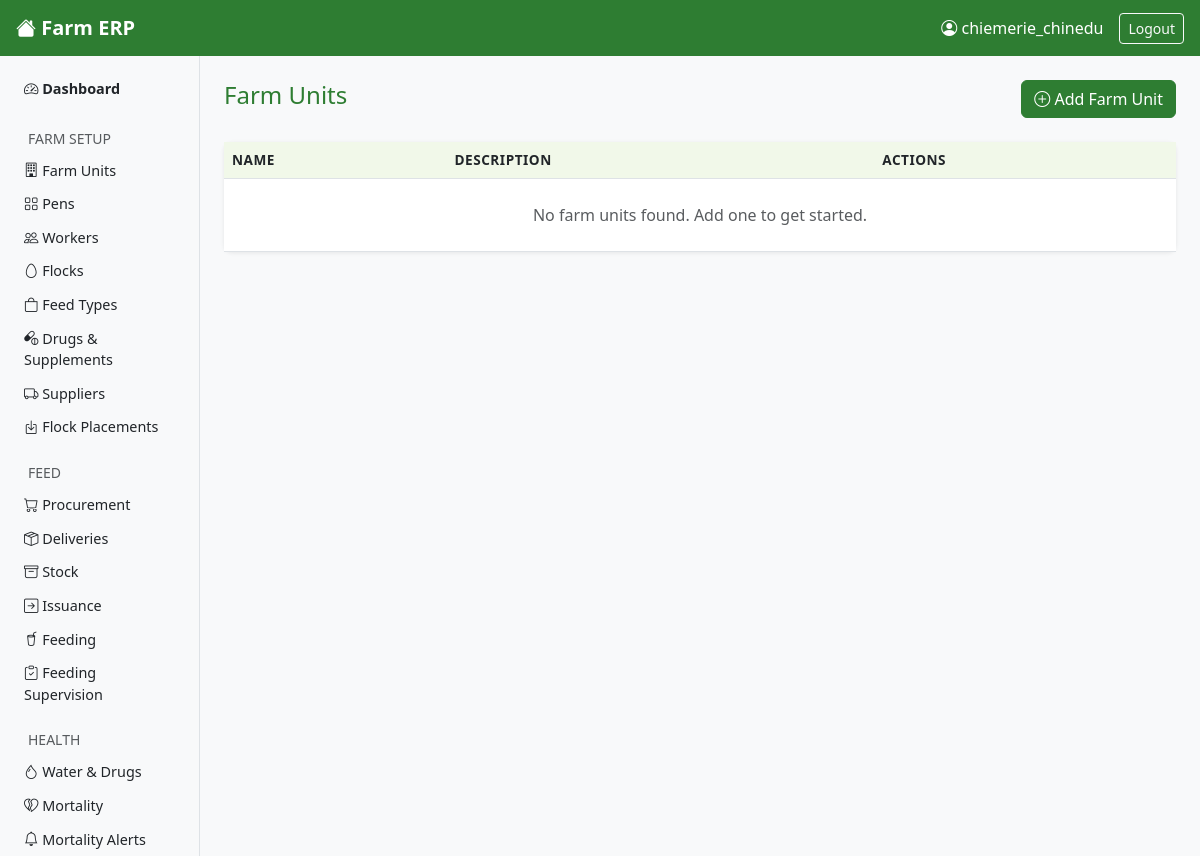
Before: /farm-units/ (signed in) with the older database file.
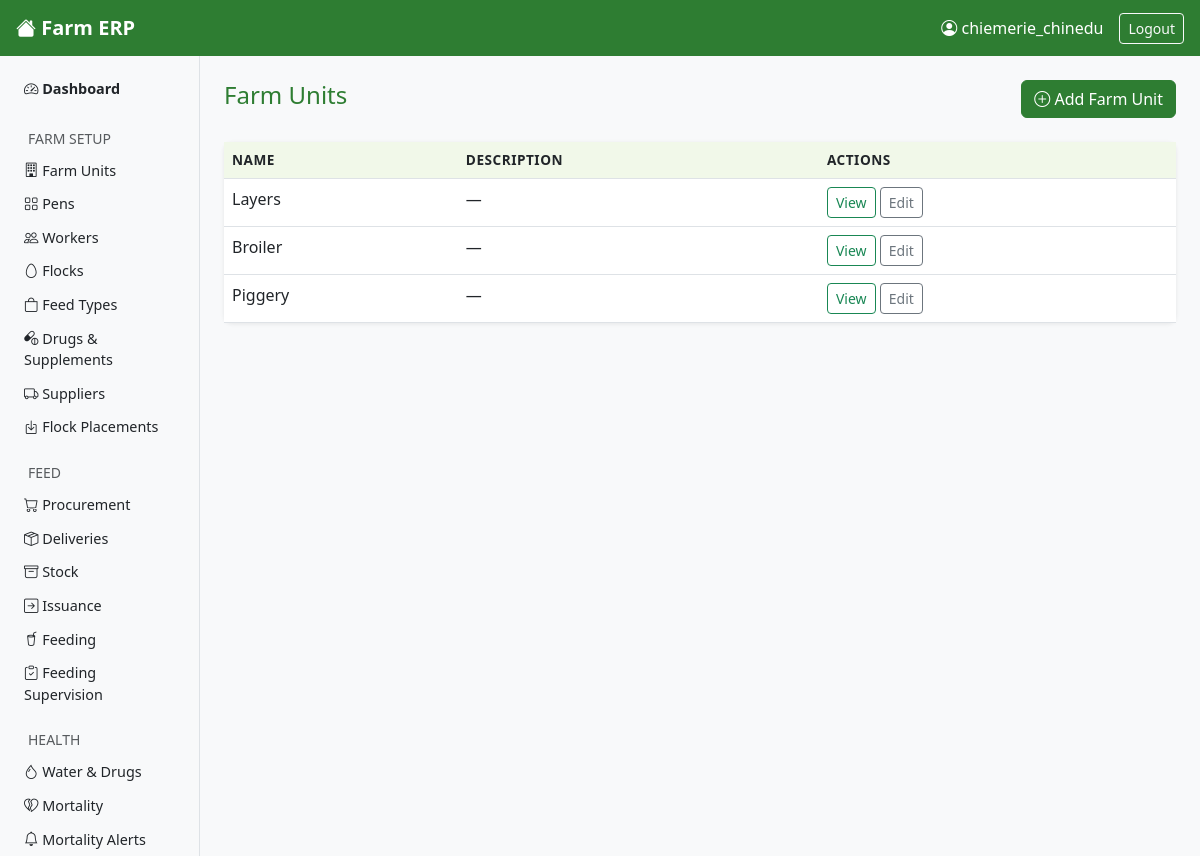
After: the same page with the newer database file.
### core/models.py (models this page shows, shortened)
class FarmUnit(models.Model):
    name = models.CharField(max_length=100)
    description = models.TextField(blank=True)

### core/views.py (the view)
# urls.py: path('farm-units/', views.FarmUnitListView.as_view(), name='farmunit-list'),
class FarmUnitListView(LoginRequiredMixin, ListView):
    model = FarmUnit
    template_name = 'core/farmunit_list.html'
    context_object_name = 'farm_units'

### core/templates/core/farmunit_list.html (shortened to what this page needs)
{% extends 'core/base.html' %}
{% block content %}
<div class="d-flex justify-content-between align-items-center mb-4">
    <h4>Farm Units</h4>
    <a href="{% url 'farmunit-create' %}" class="btn btn-success">
        <i class="bi bi-plus-circle"></i> Add Farm Unit
    </a>
</div>
<div class="card">
    <div class="card-body p-0">
        <table class="table table-hover mb-0">
            <thead>
                <tr>
                    <th>Name</th>
                    <th>Description</th>
                    <th>Actions</th>
                </tr>
            </thead>
            <tbody>
                {% for unit in farm_units %}
                <tr>
                    <td>{{ unit.name }}</td>
                    <td>{{ unit.description|default:"—" }}</td>
                    <td>
                        <a href="{% url 'farmunit-detail' unit.pk %}" class="btn btn-sm btn-outline-success">View</a>
                        <a href="{% url 'farmunit-update' unit.pk %}" class="btn btn-sm btn-outline-secondary">Edit</a>
                    </td>
                </tr>
                {% empty %}
                <tr>
                    <td colspan="3" class="text-center text-muted py-4">No farm units found. Add one to get started.</td>
                </tr>
                {% endfor %}
            </tbody>
        </table>
    </div>
</div>
{% endblock %}

Changed rows visible on the page:
added FarmUnit: name "Layers", description "—"
added FarmUnit: name "Broiler", description "—"
added FarmUnit: name "Piggery", description "—"
Other visible differences:
text no longer shown: "No farm units found. Add one to get started."
